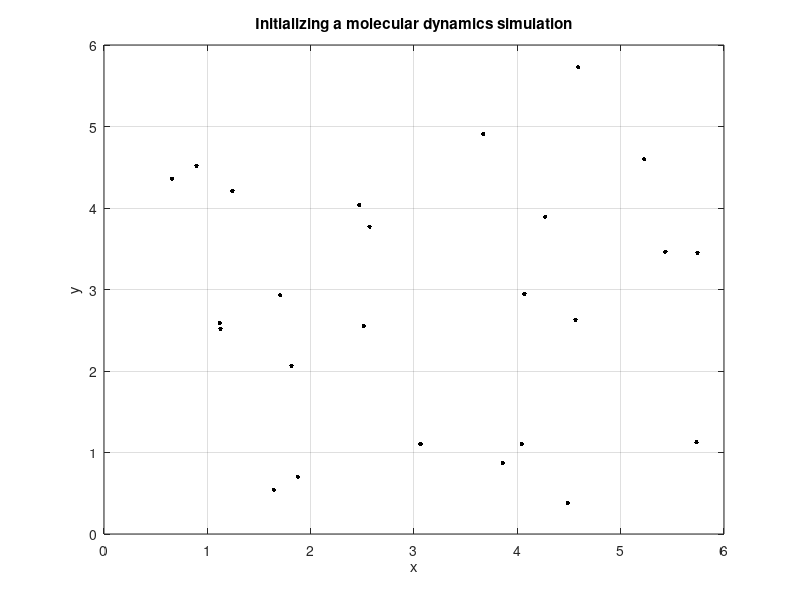

Source code (MATLAB):
function [ x,y,yprev,xprev ] = example9

%%%%%%%%%%%%%%%%%%%%%%%%%%%%%%%%%%%%%%%%%%%%%%%%%%%%%%%%%%%%%%%%%
% Initializing a molecular dynamics Simulation - FUNCTION       %
%                                                               %
% by Zoe Cras                                                   %
%                                                               %
% 14/3/2016                                                     %
%                                                               %               
% Example 9.1 Computational Physics, 2nd Edition, N, K Giordano %
%                                                               %
%%%%%%%%%%%%%%%%%%%%%%%%%%%%%%%%%%%%%%%%%%%%%%%%%%%%%%%%%%%%%%%%%

% initializing detaR,deltaT and v0
deltaR  = 1;
deltaT  = 0.02;
v0 = 1;

%set r1,r2,r3 and r4 to a matrix of 5 by 5
r1 = rand(5);
r2 = rand(5);
r3 = rand(5);
r4 = rand(5);

% set x to be:
x = [1 2 3 4 5;1 2 3 4 5;1 2 3 4 5;1 2 3 4 5;1 2 3 4 5];
% set y to be:
y = [5 5 5 5 5;4 4 4 4 4;3 3 3 3 3;2 2 2 2 2;1 1 1 1 1];

% plotting X and Y
plot(x,y,'k.', 'MarkerSize', 10)
%turn grid on
grid on
%set the axis - change this later
axis([0 6 0 6]);
%Name the graph
title('Initializing a molecular dynamics simulation')
xlabel('x')%xaxis label
ylabel('y')%yaxis label
%give a moment delay
pause(5)

% end plot

%equations for displacing the particles randomly
x = x + 2.*(r1 -0.5).*deltaR;
y = y + 2.*(r2 -0.5).*deltaR;

%replotting particles in black with a dot, size 10
plot(x,y,'k.', 'MarkerSize', 10)
%turn grid on
grid on
%set the axis - change this later
axis([0 6 0 6]);
%Name the graph
title('Initializing a molecular dynamics simulation')
xlabel('x')%xaxis label
ylabel('y')%yaxis label

%randomised initial velocity 
initVeX = 2.*(r3 - 0.5).*v0;
initVeY = 2.*(r4 - 0.5).*v0;
%%Verlet method
xprev = x - initVeX .* deltaT
yprev = y - initVeY .* deltaT



end

